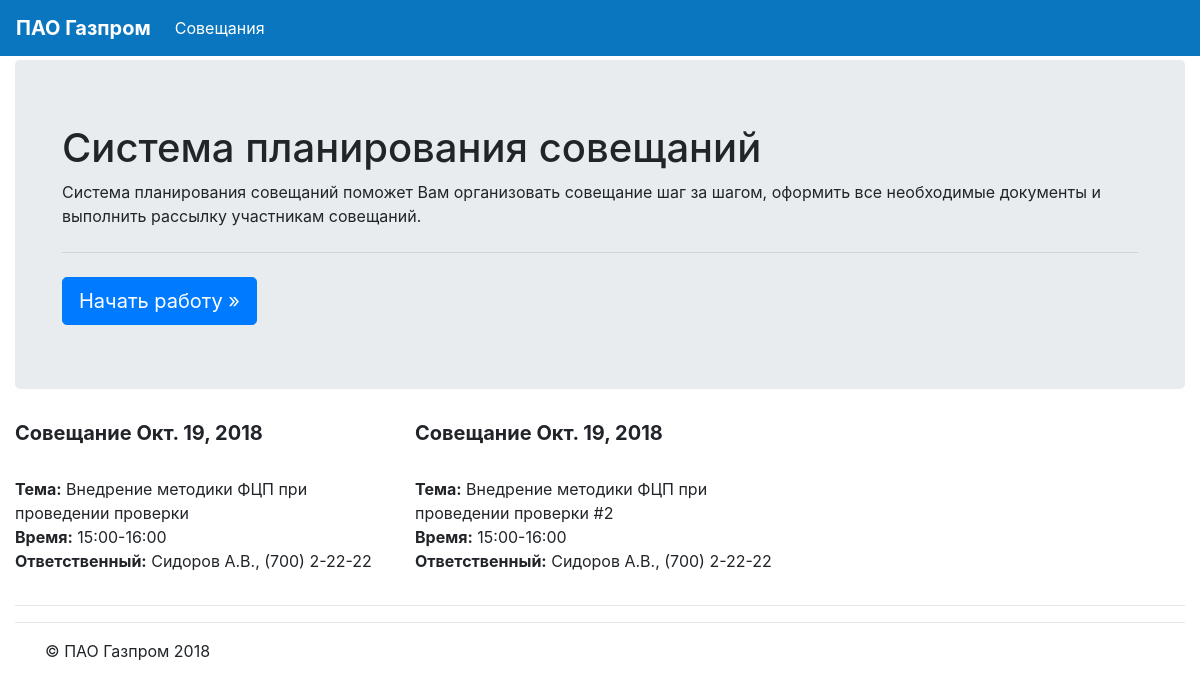
Before: / with the older database file.
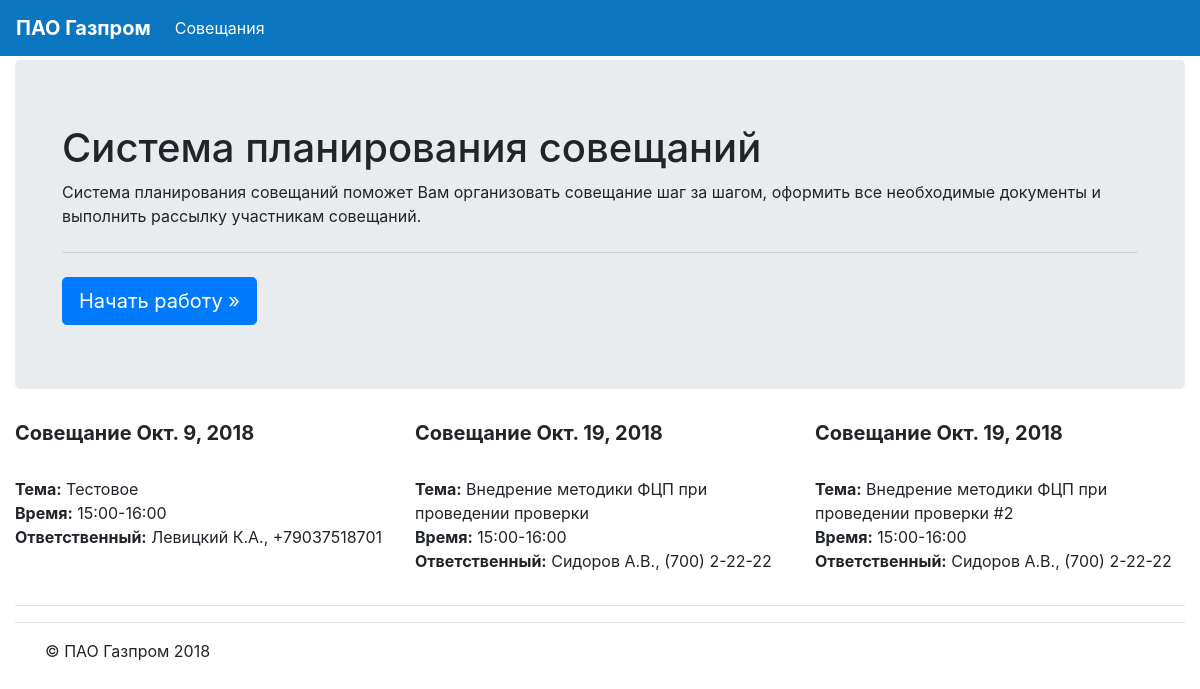
After: the same page with the newer database file.
### meetings/models.py (models this page shows, shortened)
class Meeting(models.Model):
    meet_type = models.CharField(max_length=1, choices=MEETING_TYPE_CHOICES, default=mInternal)
    meet_subj = models.CharField(max_length=128, db_index=True)
    meet_date = models.DateField(null=False, default=timezone.now)
    meet_start = models.CharField(max_length=5,null=True)
    meet_end = models.CharField(max_length=5,null=True)
    meet_acc = models.CharField(max_length=64, db_index=True, blank=True)
    meet_tel = models.CharField(max_length=20, blank=True)
    meet_save = models.BooleanField(default=False)
    meet_confident = models.BooleanField(default=False)
    studios = models.ManyToManyField('Studio', through='StudioList')
    class Meta:
        verbose_name = 'Совещание'
        verbose_name_plural = 'Совещания'

### meetings/views.py (the view)
# urls.py: 2. Add a URL to urlpatterns:  path('', views.home, name='home')
def home(request):
    args={}
    args['meetings'] = Meeting.objects.filter(meet_date__gte=timezone.now()).order_by('meet_date', '-meet_start')[0:3]
    return render(request,'mb_home.html', args)

### templates/mb_home.html
{% extends "mb_main.html" %}
{% load i18n %}
{% block main-content %}
      <div class="jumbotron">
        <div class="container">
          <h1 class="display-5">Система планирования совещаний</h1>
          <p>Система планирования совещаний поможет Вам организовать совещание шаг за шагом, оформить все необходимые документы и выполнить рассылку участникам совещаний.</p>
          <hr class="my-4">
          <a class="btn btn-primary btn-lg" href="{% url 'meetings:table' %}" role="button">Начать работу &raquo;</a>
        </div>
      </div>
{% endblock %}

### templates/mb_main.html (shortened to what this page needs)
{% load staticfiles %}
{% load cache %}
<!DOCTYPE html>
<html>
<head>
    <link rel="stylesheet" type="text/css" href="{% static "css/bootstrap.min.css" %}">
    <link rel="stylesheet" type="text/css" href="{% static "css/bootstrap-datepicker.min.css" %}">
    <link rel="stylesheet" type="text/css"  href="{% static "css/jquery.dataTables.min.css" %}">
    <link rel="stylesheet" href="{% static "fonts/css/all.css" %}">
    <link rel="stylesheet" type="text/css"  href="{% static "appendGrid/jquery-ui.structure.min.css" %}">
    <link rel="stylesheet" type="text/css"  href="{% static "appendGrid/jquery-ui.theme.min.css" %}">
    <link rel="stylesheet" type="text/css"  href="{% static "appendGrid/jquery.appendGrid-1.7.1.min.css" %}">
</head>
<body style="padding-top:60px;">
    <div class="container-fluid">
    <div class="row">
    <div class="col-sm-12">
    <nav class="navbar navbar-expand-md navbar-dark fixed-top" style="background-color: #0a76bf;">
      <a class="navbar-brand" href="{% url 'home' %}"><b>ПАО Газпром</b></a>
      <div class="collapse navbar-collapse" id="navbarsExampleDefault">
        <ul class="navbar-nav mr-auto">
          <li class="nav-item active">
            <a class="nav-link" href="{% url 'meetings:table' %}">Совещания <span class="sr-only">(current)</span></a>
          </li>
        </ul>
      </div>
      <a class="nav-link" href="{% url 'admin:index' %}"><i class="fa fa-cogs"></i></a>
    </nav>
    {% block content %}
    <main role="main">
      {% block main-content %}{% endblock %}
        <div class="row">
          {%  for meeting in meetings %}
              {%  if forloop.counter <= 3 %}
                  <div class="col-md-4">
                    <h5><b>Совещание {{ meeting.meet_date }}</b></h5>
                    <a href="{% url 'meetings:membersdoc' meeting.id %}" target='_blank' data-toggle="tooltip" data-placement="top" title="Формировать список участников" onClick=""><i class="fa fa-users"></i></a>
                    <a href="{% url 'meetings:itemsdoc' meeting.id %}" target='_blank' data-toggle="tooltip" data-placement="top" title="Формировать повестку" onClick=""><i class="fa fa-list"></i></a>
                    <a href="{% url 'meetings:studiosdoc' meeting.id %}" target='_blank' data-toggle="tooltip" data-placement="top" title="Формировать заявку" onClick=""><i class="fa fa-file"></i></a>
                    <p>
                        <b>Тема:</b> {{ meeting.meet_subj }}<br>
                        <b>Время:</b> {{ meeting.meet_start }}-{{ meeting.meet_end }}<br>
                        <b>Ответственный:</b> {{ meeting.meet_acc }}, {{ meeting.meet_tel }}<br>
                    </p>
                  </div>
              {% endif %}
          {% endfor %}
        </div>
        <hr>
    </main>
    {% endblock %}
    <hr class="my-3">
    <footer class="container">
      <p>&copy; ПАО Газпром 2018</p>
    </footer>
    </div>
</body>
</html>

Changed rows visible on the page:
now on this page (row edited): Meeting: meet_date "Окт. 9, 2018", meet_subj "Тестовое", meet_start "15:00", meet_end "16:00", meet_acc "Левицкий К.А.", meet_tel "+79037518701"
